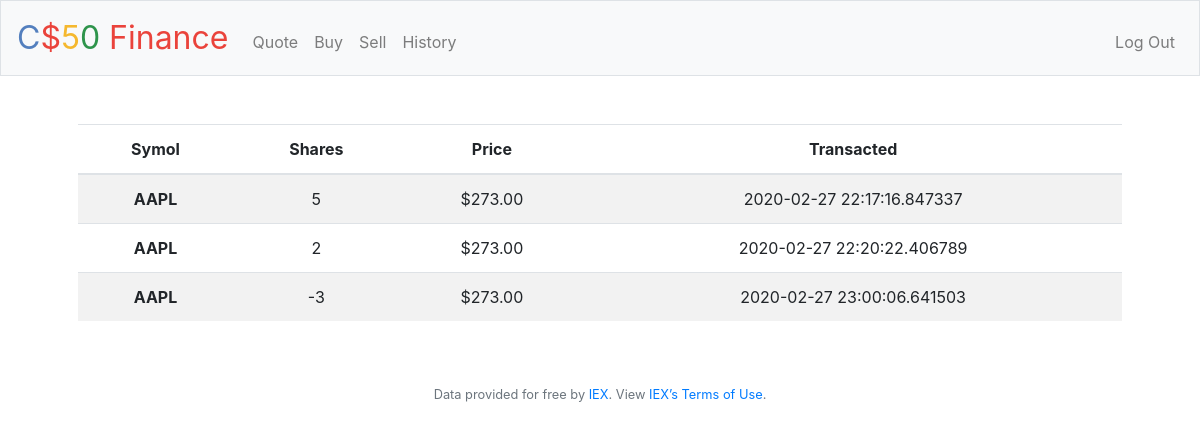
Screenshot of /history (signed in) with the database file from the repository.
### app/models.py (models this page shows, shortened)
class Records(db.Model):
    __tablename__ = 'records'
    id = db.Column(db.Integer, primary_key=True)
    symbol = db.Column(db.String(25), nullable=False)
    company_name = db.Column(db.String(100), nullable=False)
    transact_type = db.Column(db.String(10), nullable=False)
    shares = db.Column(db.Integer, nullable=False)
    price = db.Column(db.Float, nullable=False)
    timestamp = db.Column(db.DateTime, nullable=False, default=datetime.utcnow)
    user_id = db.Column(db.Integer, db.ForeignKey('users.id'), nullable=False)

### app/routes.py (the view)
@app.route("/history")
@login_required
def history():
    query = Records.query.filter_by(user_id=session.get("user_id")).all()
    return render_template("history.html", rows=query)

### app/helpers.py (called while the page is built)
def login_required(f):
    @wraps(f)
    def decorated_function(*args, **kwargs):
        if session.get("user_id") is None:
            return redirect(url_for('login'))
        return f(*args, **kwargs)
    return decorated_function

def usd(value):
    return f"${value:,.2f}"

### app/routes.py (called while the page is built)
@app.after_request
def after_request(response):
    response.headers["Cache-Control"] = "no-cache, no-store, must-revalidate"
    response.headers["Expires"] = 0
    response.headers["Pragma"] = "no-cache"
    return response

### app/templates/history.html (shortened to what this page needs)
{% extends "layout.html" %}
{% block main %}
    <table class="table table-striped">
      <thead>
        <tr>
          <th scope="col">Symol</th>
          <th scope="col">Shares</th>
          <th scope="col">Price</th>
          <th scope="col">Transacted</th>
        </tr>
      </thead>
      <tbody>
          {% for row in rows %}
            <tr>
              <th scope="row">{{ row.symbol }}</th>
              <td>{{ row.shares }}</td>
              <td>{{ row.price | usd }}</td>
              <td>{{ row.timestamp }}</td>
            </tr>
          {% endfor %}
      </tbody>
    </table>
{% endblock %}

### app/templates/layout.html (shortened to what this page needs)
<!DOCTYPE html>
<html lang="en">
    <head>
        <link href="https://maxcdn.bootstrapcdn.com/bootstrap/4.1.3/css/bootstrap.min.css" rel="stylesheet">
        <link href="/static/styles.css" rel="stylesheet">
    </head>
    <body>
        <nav class="navbar navbar-expand-md navbar-light bg-light border">
            <a class="navbar-brand" href="/"><span class="blue">C</span><span class="red">$</span><span class="yellow">5</span><span class="green">0</span> <span class="red">Finance</span></a>
            <div class="collapse navbar-collapse" id="navbar">
                {% if session.user_id %}
                    <ul class="navbar-nav mr-auto mt-2">
                        <li class="nav-item"><a class="nav-link" href="/quote">Quote</a></li>
                        <li class="nav-item"><a class="nav-link" href="/buy">Buy</a></li>
                        <li class="nav-item"><a class="nav-link" href="/sell">Sell</a></li>
                        <li class="nav-item"><a class="nav-link" href="/history">History</a></li>
                    </ul>
                    <ul class="navbar-nav ml-auto mt-2">
                        <li class="nav-item"><a class="nav-link" href="/logout">Log Out</a></li>
                    </ul>
                {% else %}
                    <ul class="navbar-nav ml-auto mt-2">
                        <li class="nav-item"><a class="nav-link" href="/register">Register</a></li>
                        <li class="nav-item"><a class="nav-link" href="/login">Log In</a></li>
                    </ul>
                {% endif %}
            </div>
        </nav>
        <main class="container p-5">
            {% block main %}{% endblock %}
        </main>
        <footer class="small text-center text-muted">
            Data provided for free by <a href="https://iextrading.com/developer">IEX</a>. View <a href="https://iextrading.com/api-exhibit-a/">IEX’s Terms of Use</a>.
        </footer>
    </body>
</html>

### app/static/styles.css (style rules this page uses)
nav .navbar-brand { font-size: xx-large; }
nav .navbar-brand .blue { color: #537fbe; }
nav .navbar-brand .red { color: #ea433b; }
nav .navbar-brand .yellow { color: #f5b82e; }
nav .navbar-brand .green { color: #2e944b; }
main { overflow-x: auto; text-align: center; }

### rows the page displays
Records: symbol "AAPL", shares "5", price "$273.00", timestamp "2020-02-27 22:17:16.847337"
Records: symbol "AAPL", shares "2", price "$273.00", timestamp "2020-02-27 22:20:22.406789"
Records: symbol "AAPL", shares "-3", price "$273.00", timestamp "2020-02-27 23:00:06.641503"
